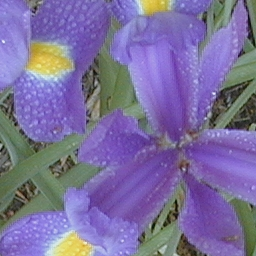
#> input picture Ex_Image_Processing/Ex5/Fiori256.bmp, 256 x 256 px
$ python ex_14_k_means_colori.py
#> lines starting #> are read from the running program, lines starting #| are printed output that depends on the picture
# -*- coding: utf-8 -*-
"""
Created on Sat Jun  3 12:51:09 2023

@author: nokia
"""

import numpy as np
import matplotlib.pyplot as plt
import skimage.io as io
import scipy.ndimage as ndi
from sklearn.cluster import k_means

plt.close('all')

x = np.float32(io.imread('Fiori256.bmp'))/255

M,N,C = x.shape
#> M = 256; N = 256; C = 3

K = 4

d = np.reshape(x, (M*N, C))
centroidi, idx, mse = k_means(d,K)
#> centroidi = [[0.459, 0.358, 0.669], [0.518, 0.554, 0.444], [0.575, 0.527, 0.819], [0.323, 0.345, 0.289]]; mse = 1146.6
idx = np.reshape(idx, (M,N))
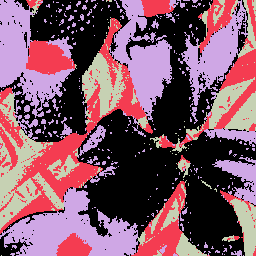
#> idx: shape (256, 256) int32; 4 distinct labels, from 0 to 3; one colour per label, 0 black

plt.imshow(idx, clim = [0,K-1], cmap= 'jet')

$ run again, with Ex_Image_Processing/Ex5/azzurro.jpg saved as Ex_Image_Processing/Ex5/Fiori256.bmp
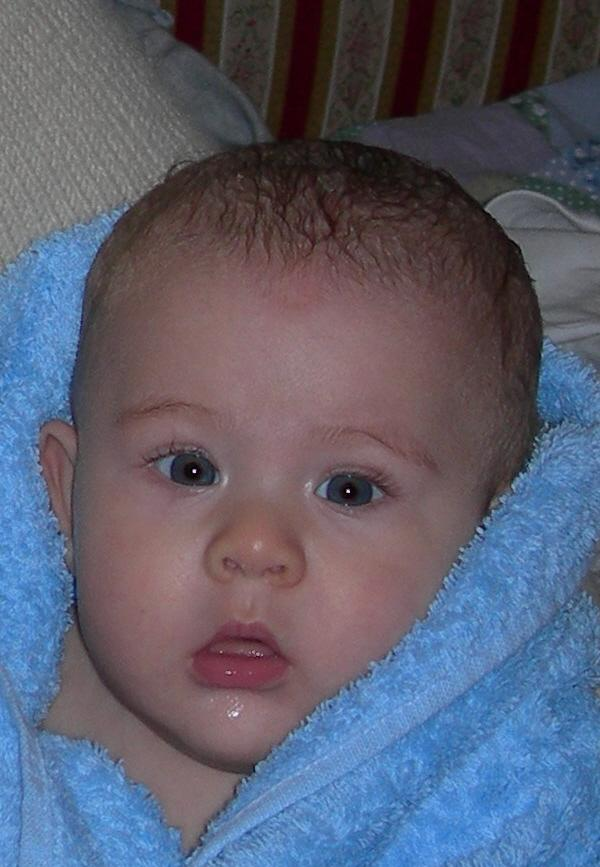
#> input picture Ex_Image_Processing/Ex5/azzurro.jpg, 600 x 867 px
#> centroidi = [[0.222, 0.182, 0.183], [0.289, 0.458, 0.652], [0.472, 0.392, 0.401], [0.354, 0.556, 0.786]]; mse = 6274.6
#> `idx = np.reshape(idx, (M,N))`:
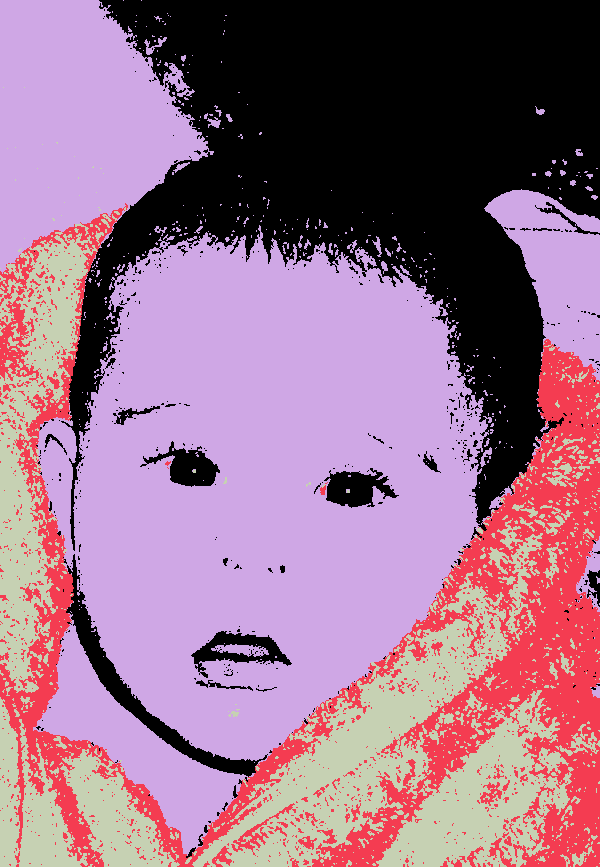
#> idx: shape (867, 600) int32; 4 distinct labels, from 0 to 3; one colour per label, 0 black
